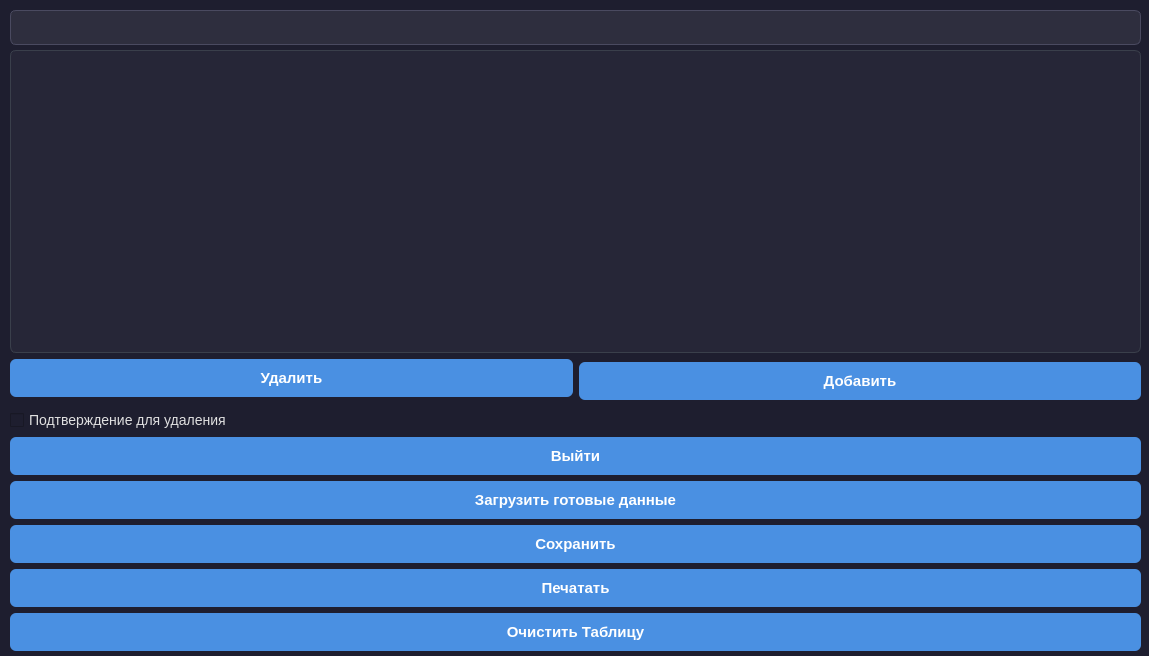
<?xml version="1.0" encoding="UTF-8"?>
<ui version="4.0">
 <class>RecordBook</class>
 <widget class="QWidget" name="RecordBook">
  <property name="geometry">
   <rect>
    <x>0</x>
    <y>0</y>
    <width>1149</width>
    <height>656</height>
   </rect>
  </property>
  <property name="windowTitle">
   <string>Form</string>
  </property>
  <property name="styleSheet">
   <string notr="true">/* Общий стиль для всего приложения */
QWidget {
    background-color: #1e1e2f;
    color: #e0e0e0;
    font-family: 'Segoe UI', Tahoma, Geneva, Verdana, sans-serif;
    font-size: 14px;
}

/* Группа */
QGroupBox {
    border: 1px solid #3a3f4b;
    border-radius: 8px;
    margin-top: 20px;
    padding: 12px 16px;
    background-color: #2b2b3c;
    color: #e0e0e0;
}

QGroupBox:title {
    subcontrol-origin: margin;
    subcontrol-position: top left;
    padding: 0 6px;
    font-weight: bold;
    font-size: 15px;
    color: #ffffff;
}

/* Метки */
QLabel {
    color: #d6d6d6;
    font-size: 14px;
    font-weight: 500;
    padding: 2px 4px;
}

QLabel#sectionTitle {
    font-size: 18px;
    font-weight: bold;
    color: #87cefa; /* light sky blue */
    padding: 4px 0;
}

/* Кнопки */
QPushButton {
    background-color: #4a90e2;
    color: white;
    border: none;
    border-radius: 6px;
    padding: 10px 24px;
    font-size: 15px;
    font-weight: 600;
}

QPushButton:hover {
    background-color: #357ab8;
}

QPushButton:pressed {
    background-color: #2e5c9a;
}

/* Поля ввода */
QLineEdit {
    background-color: #2e2e3e;
    color: #ffffff;
    border: 1px solid #4a4a60;
    border-radius: 6px;
    padding: 6px 10px;
    font-size: 14px;
}

QLineEdit:focus {
    border: 1px solid #4a90e2;
    background-color: #3a3a50;
}

/* Таблица */
QTableWidget {
    background-color: #262637;
    alternate-background-color: #2e2e42;
    gridline-color: #3a3f4b;
    border: 1px solid #3a3f4b;
    border-radius: 6px;
    font-size: 14px;
    color: #e0e0e0;
    selection-background-color: #4a90e2;
    selection-color: #ffffff;
}

QHeaderView::section {
    background-color: #333344;
    color: #ffffff;
    padding: 6px;
    border: none;
    font-weight: bold;
    font-size: 14px;
}

QTableCornerButton::section {
    background-color: #333344;
    border: none;
}

/* Скроллбары (для виджетов с прокруткой) */
QScrollBar:vertical {
    background: #1e1e2f;
    width: 12px;
    margin: 0px;
    border-radius: 6px;
}

QScrollBar::handle:vertical {
    background: #4a90e2;
    min-height: 20px;
    border-radius: 6px;
}

QScrollBar::add-line:vertical,
QScrollBar::sub-line:vertical {
    height: 0px;
}

QScrollBar:horizontal {
    background: #1e1e2f;
    height: 12px;
    margin: 0px;
    border-radius: 6px;
}

QScrollBar::handle:horizontal {
    background: #4a90e2;
    min-width: 20px;
    border-radius: 6px;
}

QScrollBar::add-line:horizontal,
QScrollBar::sub-line:horizontal {
    width: 0px;
}
</string>
  </property>
  <widget class="QWidget" name="gridLayoutWidget_2">
   <property name="geometry">
    <rect>
     <x>10</x>
     <y>50</y>
     <width>1131</width>
     <height>601</height>
    </rect>
   </property>
   <layout class="QGridLayout" name="gridLayout_2">
    <item row="0" column="0">
     <layout class="QGridLayout" name="gridLayout">
      <item row="2" column="1" rowspan="2">
       <widget class="QPushButton" name="btnAdd">
        <property name="text">
         <string>Добавить</string>
        </property>
       </widget>
      </item>
      <item row="2" column="0">
       <widget class="QPushButton" name="btnDelete">
        <property name="text">
         <string>Удалить</string>
        </property>
       </widget>
      </item>
      <item row="0" column="0" colspan="2">
       <widget class="QTableWidget" name="tableWidget"/>
      </item>
     </layout>
    </item>
    <item row="2" column="0">
     <layout class="QVBoxLayout" name="verticalLayout">
      <item>
       <widget class="QPushButton" name="btnBack">
        <property name="text">
         <string>Выйти</string>
        </property>
       </widget>
      </item>
      <item>
       <widget class="QPushButton" name="btnInputData">
        <property name="text">
         <string>Загрузить готовые данные</string>
        </property>
       </widget>
      </item>
      <item>
       <widget class="QPushButton" name="btnSaveData">
        <property name="text">
         <string>Сохранить</string>
        </property>
       </widget>
      </item>
      <item>
       <widget class="QPushButton" name="btnPrinter">
        <property name="text">
         <string>Печатать</string>
        </property>
       </widget>
      </item>
      <item>
       <widget class="QPushButton" name="btnClear">
        <property name="text">
         <string>Очистить Таблицу</string>
        </property>
       </widget>
      </item>
     </layout>
    </item>
    <item row="1" column="0">
     <widget class="QCheckBox" name="checkBoxConfrmDelete">
      <property name="text">
       <string>Подтверждение для удаления</string>
      </property>
     </widget>
    </item>
   </layout>
  </widget>
  <widget class="QLineEdit" name="lineEditFind">
   <property name="geometry">
    <rect>
     <x>10</x>
     <y>10</y>
     <width>1131</width>
     <height>35</height>
    </rect>
   </property>
  </widget>
 </widget>
 <resources/>
 <connections/>
</ui>
